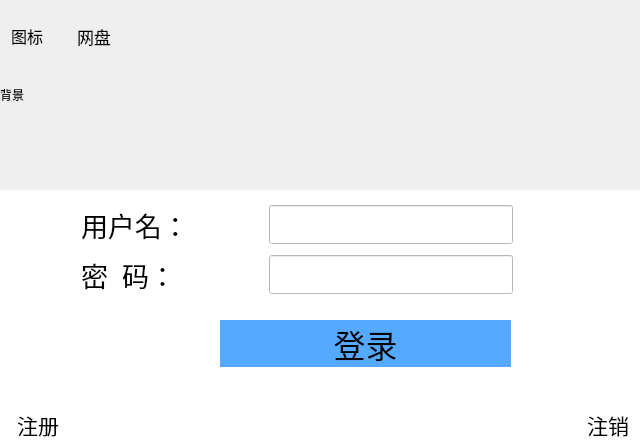
<?xml version="1.0" encoding="UTF-8"?>
<ui version="4.0">
 <class>TcpClient</class>
 <widget class="QWidget" name="TcpClient">
  <property name="geometry">
   <rect>
    <x>0</x>
    <y>0</y>
    <width>640</width>
    <height>445</height>
   </rect>
  </property>
  <property name="minimumSize">
   <size>
    <width>640</width>
    <height>445</height>
   </size>
  </property>
  <property name="maximumSize">
   <size>
    <width>640</width>
    <height>446</height>
   </size>
  </property>
  <property name="windowTitle">
   <string>TcpClient</string>
  </property>
  <property name="styleSheet">
   <string notr="true"/>
  </property>
  <widget class="QLabel" name="hand">
   <property name="geometry">
    <rect>
     <x>290</x>
     <y>120</y>
     <width>70</width>
     <height>70</height>
    </rect>
   </property>
   <property name="minimumSize">
    <size>
     <width>70</width>
     <height>70</height>
    </size>
   </property>
   <property name="maximumSize">
    <size>
     <width>70</width>
     <height>70</height>
    </size>
   </property>
   <property name="styleSheet">
    <string notr="true">border-image: url(:/map/netdisk.png);
border-width:0px;
border-radius:33px;
border-style:solid;
border-color: rgb(255, 255, 255);</string>
   </property>
   <property name="text">
    <string/>
   </property>
  </widget>
  <widget class="QWidget" name="widget" native="true">
   <property name="geometry">
    <rect>
     <x>0</x>
     <y>0</y>
     <width>641</width>
     <height>61</height>
    </rect>
   </property>
   <layout class="QHBoxLayout" name="horizontalLayout">
    <item>
     <widget class="QLabel" name="icon">
      <property name="minimumSize">
       <size>
        <width>60</width>
        <height>50</height>
       </size>
      </property>
      <property name="maximumSize">
       <size>
        <width>60</width>
        <height>50</height>
       </size>
      </property>
      <property name="font">
       <font>
        <pointsize>12</pointsize>
       </font>
      </property>
      <property name="text">
       <string>图标</string>
      </property>
      <property name="scaledContents">
       <bool>false</bool>
      </property>
     </widget>
    </item>
    <item>
     <widget class="QLabel" name="text">
      <property name="minimumSize">
       <size>
        <width>60</width>
        <height>50</height>
       </size>
      </property>
      <property name="maximumSize">
       <size>
        <width>60</width>
        <height>50</height>
       </size>
      </property>
      <property name="font">
       <font>
        <pointsize>13</pointsize>
       </font>
      </property>
      <property name="text">
       <string>网盘</string>
      </property>
     </widget>
    </item>
    <item>
     <spacer name="horizontalSpacer">
      <property name="orientation">
       <enum>Qt::Horizontal</enum>
      </property>
      <property name="sizeHint" stdset="0">
       <size>
        <width>40</width>
        <height>20</height>
       </size>
      </property>
     </spacer>
    </item>
    <item>
     <widget class="QPushButton" name="min">
      <property name="text">
       <string/>
      </property>
      <property name="icon">
       <iconset resource="filetype.qrc">
        <normaloff>:/map/min.png</normaloff>:/map/min.png</iconset>
      </property>
      <property name="flat">
       <bool>true</bool>
      </property>
     </widget>
    </item>
    <item>
     <widget class="QPushButton" name="close">
      <property name="text">
       <string/>
      </property>
      <property name="icon">
       <iconset resource="filetype.qrc">
        <normaloff>:/map/close.png</normaloff>:/map/close.png</iconset>
      </property>
      <property name="flat">
       <bool>true</bool>
      </property>
     </widget>
    </item>
   </layout>
  </widget>
  <widget class="QLabel" name="back">
   <property name="geometry">
    <rect>
     <x>0</x>
     <y>0</y>
     <width>640</width>
     <height>190</height>
    </rect>
   </property>
   <property name="minimumSize">
    <size>
     <width>640</width>
     <height>190</height>
    </size>
   </property>
   <property name="maximumSize">
    <size>
     <width>640</width>
     <height>190</height>
    </size>
   </property>
   <property name="styleSheet">
    <string notr="true"/>
   </property>
   <property name="text">
    <string>背景</string>
   </property>
  </widget>
  <widget class="QWidget" name="widget_3" native="true">
   <property name="geometry">
    <rect>
     <x>0</x>
     <y>190</y>
     <width>641</width>
     <height>271</height>
    </rect>
   </property>
   <property name="minimumSize">
    <size>
     <width>641</width>
     <height>271</height>
    </size>
   </property>
   <property name="maximumSize">
    <size>
     <width>641</width>
     <height>271</height>
    </size>
   </property>
   <property name="styleSheet">
    <string notr="true">background-color: rgb(255, 255, 255);</string>
   </property>
   <widget class="QWidget" name="widget_2" native="true">
    <property name="geometry">
     <rect>
      <x>70</x>
      <y>0</y>
      <width>454</width>
      <height>121</height>
     </rect>
    </property>
    <layout class="QVBoxLayout" name="verticalLayout">
     <item>
      <layout class="QHBoxLayout" name="horizontalLayout_2">
       <property name="sizeConstraint">
        <enum>QLayout::SetDefaultConstraint</enum>
       </property>
       <property name="rightMargin">
        <number>0</number>
       </property>
       <item>
        <widget class="QLabel" name="name_lab">
         <property name="sizePolicy">
          <sizepolicy hsizetype="Preferred" vsizetype="Fixed">
           <horstretch>0</horstretch>
           <verstretch>0</verstretch>
          </sizepolicy>
         </property>
         <property name="font">
          <font>
           <family>AcadEref</family>
           <pointsize>20</pointsize>
          </font>
         </property>
         <property name="text">
          <string>用户名：</string>
         </property>
        </widget>
       </item>
       <item>
        <widget class="QLineEdit" name="name_le">
         <property name="sizePolicy">
          <sizepolicy hsizetype="Preferred" vsizetype="Fixed">
           <horstretch>0</horstretch>
           <verstretch>0</verstretch>
          </sizepolicy>
         </property>
         <property name="font">
          <font>
           <family>Arial</family>
           <pointsize>20</pointsize>
          </font>
         </property>
        </widget>
       </item>
      </layout>
     </item>
     <item>
      <layout class="QHBoxLayout" name="horizontalLayout_3">
       <item>
        <widget class="QLabel" name="pwd_lab">
         <property name="sizePolicy">
          <sizepolicy hsizetype="Preferred" vsizetype="Fixed">
           <horstretch>0</horstretch>
           <verstretch>0</verstretch>
          </sizepolicy>
         </property>
         <property name="font">
          <font>
           <family>AcadEref</family>
           <pointsize>20</pointsize>
          </font>
         </property>
         <property name="text">
          <string>密  码：</string>
         </property>
        </widget>
       </item>
       <item>
        <widget class="QLineEdit" name="pwd_le">
         <property name="sizePolicy">
          <sizepolicy hsizetype="Preferred" vsizetype="Fixed">
           <horstretch>0</horstretch>
           <verstretch>0</verstretch>
          </sizepolicy>
         </property>
         <property name="font">
          <font>
           <family>Arial</family>
           <pointsize>20</pointsize>
          </font>
         </property>
         <property name="echoMode">
          <enum>QLineEdit::Password</enum>
         </property>
        </widget>
       </item>
      </layout>
     </item>
    </layout>
   </widget>
   <widget class="QPushButton" name="login_pb">
    <property name="geometry">
     <rect>
      <x>220</x>
      <y>130</y>
      <width>291</width>
      <height>47</height>
     </rect>
    </property>
    <property name="font">
     <font>
      <family>Arial</family>
      <pointsize>24</pointsize>
     </font>
    </property>
    <property name="styleSheet">
     <string notr="true">QPushButton
{
	color:black;
	background-color: rgb(85, 170, 255);
	border: none;
}

QPushButton:hover
{
	color:black;
	background-color:rgb(228 , 240 , 250);
	border: 1px solid rgb(15 , 150 , 255);
}

QPushButton:pressed
{
	color:black;
	background-color:rgb(204 , 228 , 247);
	border: 1px solid rgb(1 , 84 , 153);
	padding-left:3px;
	padding-top:3px;
}
</string>
    </property>
    <property name="text">
     <string>登录</string>
    </property>
   </widget>
   <widget class="QPushButton" name="cancel_pb">
    <property name="geometry">
     <rect>
      <x>580</x>
      <y>220</y>
      <width>56</width>
      <height>29</height>
     </rect>
    </property>
    <property name="sizePolicy">
     <sizepolicy hsizetype="Preferred" vsizetype="Fixed">
      <horstretch>0</horstretch>
      <verstretch>0</verstretch>
     </sizepolicy>
    </property>
    <property name="font">
     <font>
      <family>AcadEref</family>
      <pointsize>16</pointsize>
     </font>
    </property>
    <property name="styleSheet">
     <string notr="true">QPushButton
{
	color:black;
	background-color: rgb(255, 255, 255);
	border: none;
}

QPushButton:hover
{
	color:black;
	background-color:rgb(228 , 240 , 250);
	border: 1px solid rgb(15 , 150 , 255);
}

QPushButton:pressed
{
	color:black;
	background-color:rgb(204 , 228 , 247);
	border: 1px solid rgb(1 , 84 , 153);
	padding-left:3px;
	padding-top:3px;
}
</string>
    </property>
    <property name="text">
     <string>注销</string>
    </property>
    <property name="flat">
     <bool>true</bool>
    </property>
   </widget>
   <widget class="QPushButton" name="regist_pb">
    <property name="geometry">
     <rect>
      <x>10</x>
      <y>220</y>
      <width>56</width>
      <height>29</height>
     </rect>
    </property>
    <property name="sizePolicy">
     <sizepolicy hsizetype="Preferred" vsizetype="Fixed">
      <horstretch>0</horstretch>
      <verstretch>0</verstretch>
     </sizepolicy>
    </property>
    <property name="font">
     <font>
      <family>AcadEref</family>
      <pointsize>16</pointsize>
     </font>
    </property>
    <property name="styleSheet">
     <string notr="true">QPushButton
{
	color:black;
	background-color: rgb(255, 255, 255);
	border: none;
}

QPushButton:hover
{
	color:black;
	background-color:rgb(228 , 240 , 250);
	border: 1px solid rgb(15 , 150 , 255);
}

QPushButton:pressed
{
	color:black;
	background-color:rgb(204 , 228 , 247);
	border: 1px solid rgb(1 , 84 , 153);
	padding-left:3px;
	padding-top:3px;
}
</string>
    </property>
    <property name="text">
     <string>注册</string>
    </property>
    <property name="flat">
     <bool>true</bool>
    </property>
   </widget>
  </widget>
  <zorder>back</zorder>
  <zorder>widget</zorder>
  <zorder>hand</zorder>
  <zorder>widget_3</zorder>
 </widget>
 <layoutdefault spacing="6" margin="11"/>
 <resources>
  <include location="filetype.qrc"/>
 </resources>
 <connections/>
</ui>
